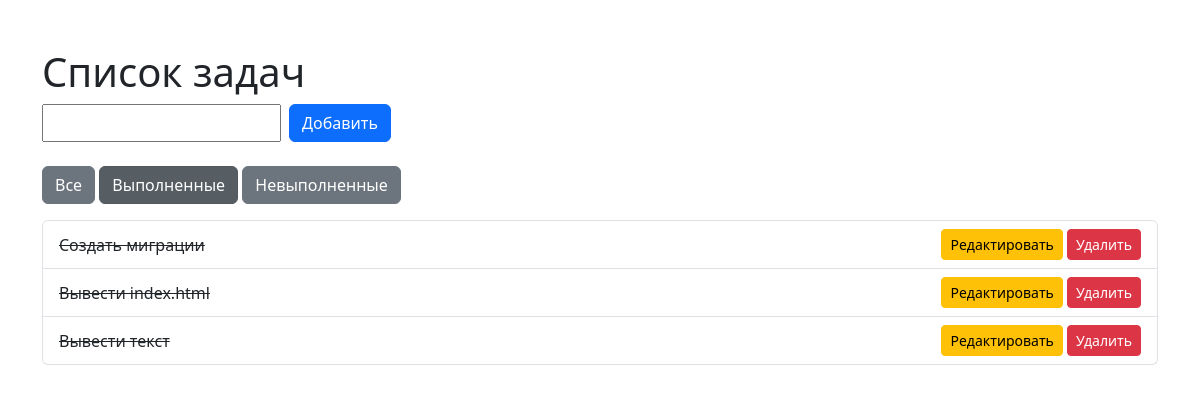
The page /filter/completed/ on the database its author committed.
### hello/models.py (models this page shows, shortened)
class Task(models.Model):
    title = models.CharField(max_length=200)
    is_completed = models.BooleanField(default=False)

### hello/views.py (the view)
# urls.py: path('filter/<str:status>/', views.filter_tasks, name='filter_tasks'),
def filter_tasks(request, status):
    if status == 'completed':
        tasks = Task.objects.filter(is_completed=True)
    elif status == 'pending':
        tasks = Task.objects.filter(is_completed=False)
    else:
        tasks = Task.objects.all()
    form = TaskForm()
    return render(request, 'hello/index.html', {'tasks': tasks, 'form': form, 'filter': status})

### hello/forms.py
class TaskForm(forms.ModelForm):
    class Meta:
        model = Task
        fields = ['title']

### hello/templates/hello/index.html (shortened to what this page needs)
<!DOCTYPE html>
<html lang="ru">
<head>
    <link href="https://cdn.jsdelivr.net/npm/bootstrap@5.3.0/dist/css/bootstrap.min.css" rel="stylesheet">
</head>
<body class="container mt-5">
    <h1>Список задач</h1>
    <form method="POST" class="d-flex mb-4">
        {{ form.title }}
        <button type="submit" class="btn btn-primary ms-2">Добавить</button>
    </form>
    <div class="mb-3">
        <a href="{% url 'filter_tasks' 'all' %}" class="btn btn-secondary {% if filter == 'all' %}active{% endif %}">Все</a>
        <a href="{% url 'filter_tasks' 'completed' %}" class="btn btn-secondary {% if filter == 'completed' %}active{% endif %}">Выполненные</a>
        <a href="{% url 'filter_tasks' 'pending' %}" class="btn btn-secondary {% if filter == 'pending' %}active{% endif %}">Невыполненные</a>
    </div>
    <ul class="list-group">
        {% for task in tasks %}
            <li class="list-group-item d-flex justify-content-between align-items-center">
                {% if task.is_completed %}
                    <s>{{ task.title }}</s>
                {% else %}
                    ⏳ {{ task.title }}
                {% endif %}
                <div>
                    <a href="{% url 'edit_task' task.id %}" class="btn btn-warning btn-sm">Редактировать</a>
                    <a href="{% url 'delete_task' task.id %}" class="btn btn-danger btn-sm">Удалить</a>
                </div>
            </li>
        {% empty %}
            <li class="list-group-item">Нет задач</li>
        {% endfor %}
    </ul>
</body>
</html>

### rows shown on the page
Task: title "Создать миграции"
Task: title "Вывести index.html"
Task: title "Вывести текст"
